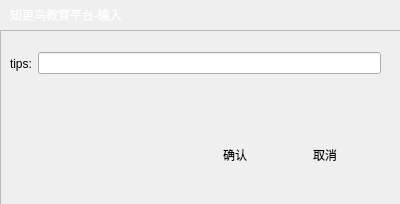
<?xml version="1.0" encoding="UTF-8"?>
<ui version="4.0">
 <class>zgnep_messageBox_input</class>
 <widget class="QDialog" name="zgnep_messageBox_input">
  <property name="geometry">
   <rect>
    <x>0</x>
    <y>0</y>
    <width>400</width>
    <height>204</height>
   </rect>
  </property>
  <property name="windowTitle">
   <string>Dialog</string>
  </property>
  <widget class="QFrame" name="frame_1">
   <property name="geometry">
    <rect>
     <x>0</x>
     <y>0</y>
     <width>400</width>
     <height>30</height>
    </rect>
   </property>
   <property name="baseSize">
    <size>
     <width>400</width>
     <height>30</height>
    </size>
   </property>
   <property name="autoFillBackground">
    <bool>false</bool>
   </property>
   <property name="styleSheet">
    <string notr="true">background-image: url(:/src/title_bg.png);</string>
   </property>
   <widget class="QLabel" name="label_title">
    <property name="geometry">
     <rect>
      <x>10</x>
      <y>5</y>
      <width>191</width>
      <height>20</height>
     </rect>
    </property>
    <property name="styleSheet">
     <string notr="true">border:0;color: rgb(255, 255, 255); background:transparent;</string>
    </property>
    <property name="text">
     <string>知更鸟教育平台-输入</string>
    </property>
   </widget>
   <widget class="QPushButton" name="btn_close">
    <property name="geometry">
     <rect>
      <x>375</x>
      <y>6</y>
      <width>18</width>
      <height>18</height>
     </rect>
    </property>
    <property name="styleSheet">
     <string notr="true">border:0px; background:transparent; background-image: url(:/src/close_normal.png);</string>
    </property>
    <property name="text">
     <string/>
    </property>
   </widget>
  </widget>
  <widget class="QFrame" name="frame_2">
   <property name="geometry">
    <rect>
     <x>0</x>
     <y>30</y>
     <width>401</width>
     <height>181</height>
    </rect>
   </property>
   <property name="frameShape">
    <enum>QFrame::StyledPanel</enum>
   </property>
   <property name="frameShadow">
    <enum>QFrame::Raised</enum>
   </property>
   <widget class="QPushButton" name="btn_confirm">
    <property name="geometry">
     <rect>
      <x>200</x>
      <y>110</y>
      <width>70</width>
      <height>30</height>
     </rect>
    </property>
    <property name="styleSheet">
     <string notr="true">border:0; background:transparent; background-image: url(:/src/confirm_normal.png);</string>
    </property>
    <property name="text">
     <string>确认</string>
    </property>
   </widget>
   <widget class="QPushButton" name="btn_cancel">
    <property name="geometry">
     <rect>
      <x>290</x>
      <y>110</y>
      <width>70</width>
      <height>30</height>
     </rect>
    </property>
    <property name="styleSheet">
     <string notr="true">border:0; background:transparent; background-image: url(:/src/cancel_normal.png);</string>
    </property>
    <property name="text">
     <string>取消</string>
    </property>
   </widget>
   <widget class="QWidget" name="">
    <property name="geometry">
     <rect>
      <x>10</x>
      <y>20</y>
      <width>371</width>
      <height>27</height>
     </rect>
    </property>
    <layout class="QHBoxLayout" name="horizontalLayout">
     <item>
      <widget class="QLabel" name="label_tips">
       <property name="text">
        <string>tips:</string>
       </property>
      </widget>
     </item>
     <item>
      <widget class="QLineEdit" name="lineEdit"/>
     </item>
    </layout>
   </widget>
  </widget>
 </widget>
 <resources/>
 <connections/>
</ui>
